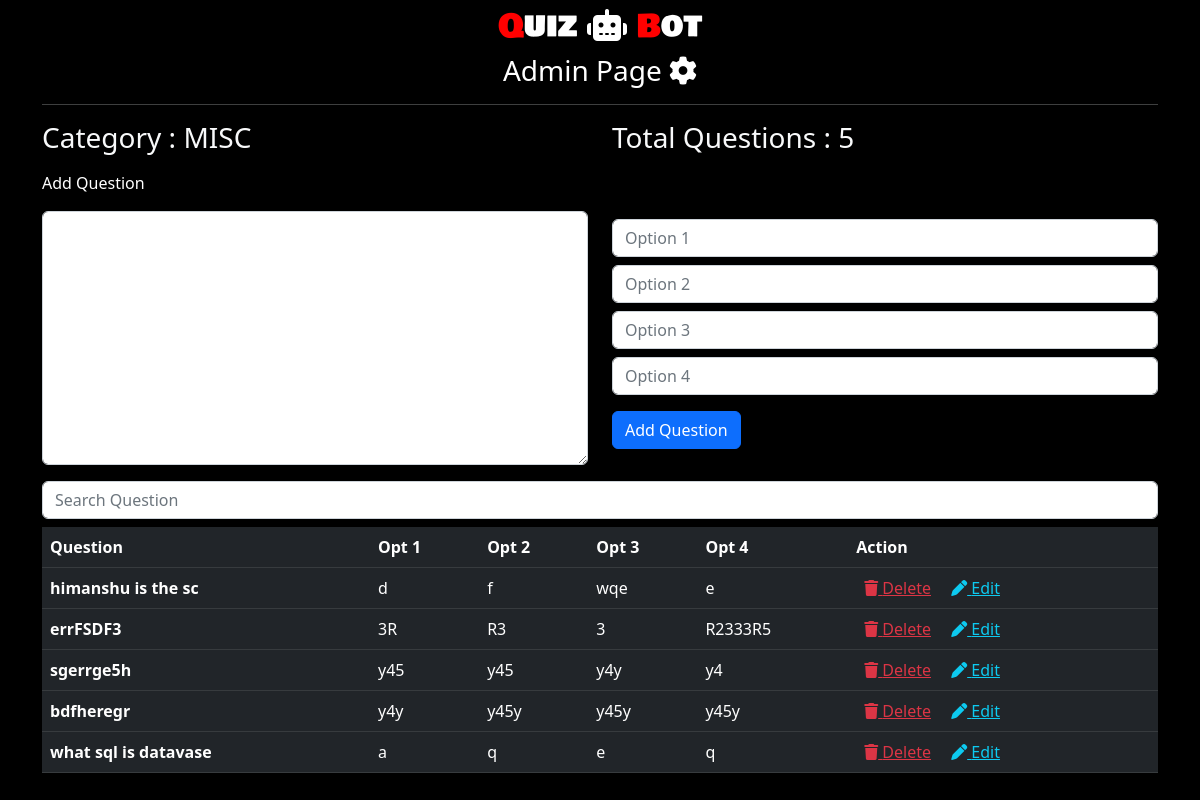
/settings/misc/, run on an earlier commit of the app's database.
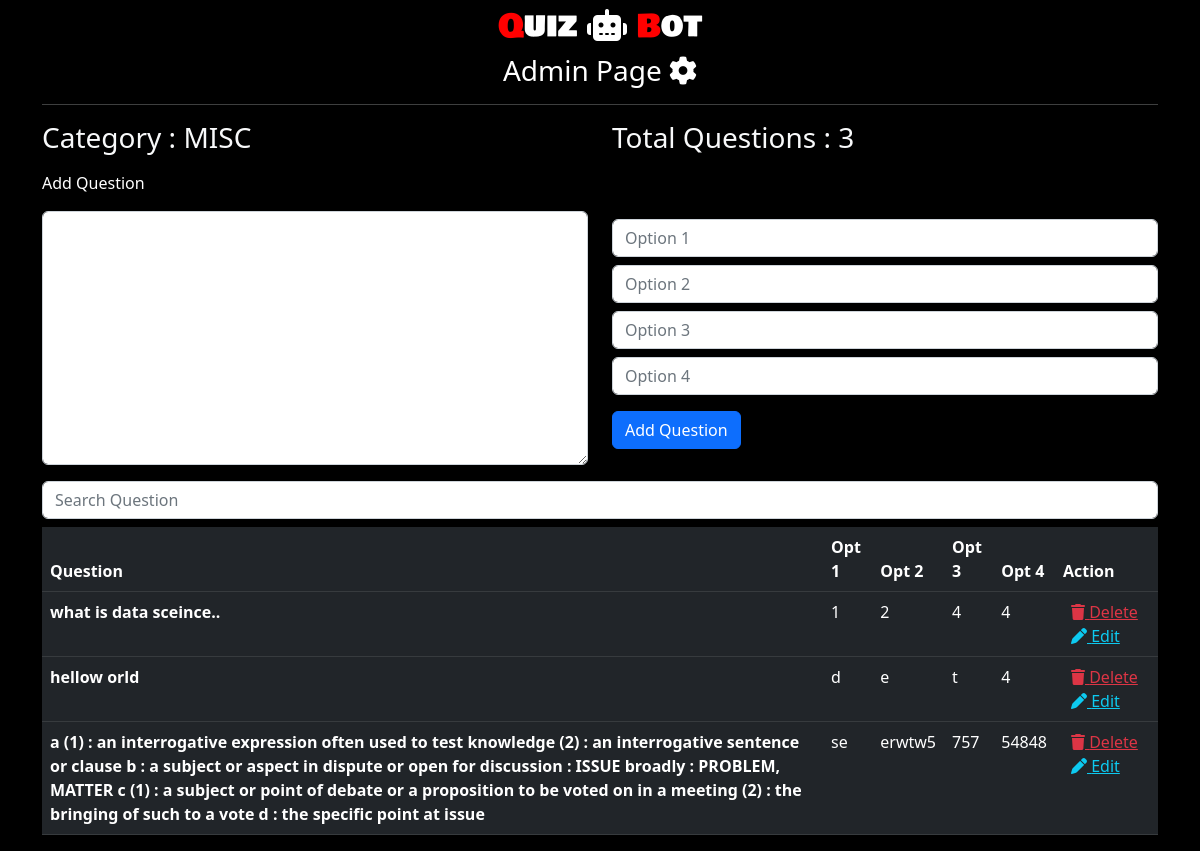
And on a later commit of the database.
### subjects/models.py (models this page shows)
class Misc(models.Model):
    question = models.TextField(null=False,)
    op1 = models.TextField(null=False,)
    slug	=	AutoSlugField(populate_from='question',max_length=750,unique=True,null=True,default=None)
    op2 = models.TextField(null=False,)
    op3 = models.TextField(null=False,)
    op4 = models.TextField(null=False,)

### subjects/views.py (the view, shortened to what this page needs)
# urls.py: path('misc/', views.adminPage.as_view(),name='miscadmin'),
class adminPage(View):
    def get(self, request):
        if 'question' in request.session:
            question = request.session['question']
        else:
            question = ''
        if 'q1' in request.session:
            q1 = request.session['q1']
        else:
            q1 = ''
        if 'q2' in request.session:
            q2 = request.session['q2']
        else:
            q2 = ''
        if 'q3' in request.session:
            q3 = request.session['q3']
        else:
            q3 = ''
        if 'q4' in request.session:
            q4 = request.session['q4']
        else:
            q4 = ''
        data = Misc.objects.all()
        return render(request, 'subjects/misc.html',{
        'data':data,
        'number' : len(data),
        'question' : question,
        'q1': q1,
        'q2': q2,
        'q3': q3,
        'q4': q4
        })

### subjects/templates/subjects/misc.html (shortened to what this page needs)
{% include 'subjects/admin.html'  with title="Misc"  no=number %}
{% load static %}
<div class="container mt-2">
    <p>Add Question</p>
    <div class="row">
        <div class="col-sm-6">
            <form action="" method="post">
            <textarea name="question" id="quest" cols="30" rows="10" class="form-control" value={{question}}>{{question}}</textarea>
        </div>
        <div class="col-sm-6">
            <input type="text" placeholder="Option 1" class="form-control mt-2" name='q1' value={{q1}}>
            <input type="text" placeholder="Option 2" class="form-control mt-2" name='q2' value={{q2}}>
            <input type="text" placeholder="Option 3" class="form-control mt-2" name='q3' value={{q3}}>
            <input type="text" placeholder="Option 4" class="form-control mt-2" name='q4' value={{q4}}>
            <input type="submit" value="Add Question" class='btn btn-primary mt-3'>
        </div>
    </div>
</div>
<div class="container mt-3">
    {% if number == 0 %}
   <div class="container text-center mt-3">
    <img src="{% static 'subjects/img/a.svg' %}" alt="" class="img-fluid">
    <h3 class="mt-3">
        No Questions Are There !!!!
    </h3>
   </div>
    {% else %}
    <input type="text" name="myinput" id="myInput" class="form-control mt-2" placeholder="Search Question" onkeyup='myFunction()'>
    <table class="table table-dark mt-2" id='myTable' style="overflow-x: scroll;">
        <thead>
          <tr>
            <th scope="col">Question</th>
            <th scope="col">Opt 1</th>
            <th scope="col">Opt 2</th>
            <th scope="col">Opt 3</th>
            <th scope="col">Opt 4</th>
            <th scope="col">Action</th>
          </tr>
        </thead>
        <tbody>
            {% for i in data %}
            <tr>
                <th scope="row">{{i.question}}</th>
                <td>{{i.op1}}</td>
                <td>{{i.op2}}</td>
                <td>{{i.op3}}</td>
                <td>{{i.op4}}</td>
                <td> <a href="delete/{{i.slug}}" class="text-danger mx-2"> <i class="fa-solid fa-trash"></i> Delete</a> <a href="edit/{{i.slug}}" class="text-info mx-2"> <i class="fas fa-pen"></i> Edit</a></td>
              </tr>
            {% endfor %}
        </tbody>
      </table>
    {% endif %}
</div>

### subjects/templates/subjects/admin.html (shortened to what this page needs)
{% extends 'core/base.html' %}
{% load static %}
{% block link %}
<link rel="stylesheet" href="https://cdnjs.cloudflare.com/ajax/libs/font-awesome/6.2.1/css/all.min.css" />
{% endblock link %}
{% block content %}
<link rel="stylesheet" href="{% static 'core/css/index.css' %}">
<div class="container">
    <div class="container mt-2">
        <h2 class="quiz text-center"> <span style="color:red;">Q</span>uiz <i class="fa-solid fa-robot"></i>  <span style="color:red;">B</span>ot</h2>
        <h3 class="text-center">Admin Page <i class="fas fa-cog"></i> </h3>
    </div>
</div>
<div class="container mt-2">
    <hr class='text-light'>
    <div class="row">
        <div class="col-sm-6">
            <h3 class="text-light"> Category : {{title | upper}}</h3>
        </div>
        <div class="col-sm-6">
            <h3 class="text-light"> Total Questions : {{no | upper}}</h3>
        </div>
    </div>
</div>
{% endblock content %}

### core/templates/core/base.html (shortened to what this page needs)
<!doctype html>
<html lang="en">
  <head>
    <link href="https://cdn.jsdelivr.net/npm/bootstrap@5.2.3/dist/css/bootstrap.min.css" rel="stylesheet">
    {% block link %}{% endblock link %}
  </head>
  <body>
   {% block content %}{% endblock content %}
  </body>
</html>

### core/static/core/css/index.css (style rules this page uses)
body { background-color: #000; color: white; }
.quiz { font-family:myfont; }

What changed in the data, as far as the page shows it:
removed Misc: question "himanshu is the sc", op1 "d", op2 "f", op3 "wqe", op4 "e"
removed Misc: question "errFSDF3", op1 "3R", op2 "R3", op3 "3", op4 "R2333R5"
removed Misc: question "sgerrge5h", op1 "y45", op2 "y45", op3 "y4y", op4 "y4"
removed Misc: question "bdfheregr", op1 "y4y", op2 "y45y", op3 "y45y", op4 "y45y"
removed Misc: question "what sql is datavase", op1 "a", op2 "q", op3 "e", op4 "q"
added Misc: question "what is data sceince..", op1 "1", op2 "2", op3 "4", op4 "4"
added Misc: question "hellow orld", op1 "d", op2 "e", op3 "t", op4 "4"
added Misc: question "a (1) : an interrogative expression often used to test knowledge (2) : an interrogative sentence or clause b : a subject or aspect in dispute or open for discussion : ISSUE broadly : PROBLEM, MATTER c (1) : a subject or point of debate or a proposition to be voted on in a meeting (2) : the bringing of such to a vote d : the specific point at issue", op1 "se", op2 "erwtw5", op3 "757", op4 "54848"
Also different on the page:
{{ no | upper }}: "5" → "3"
